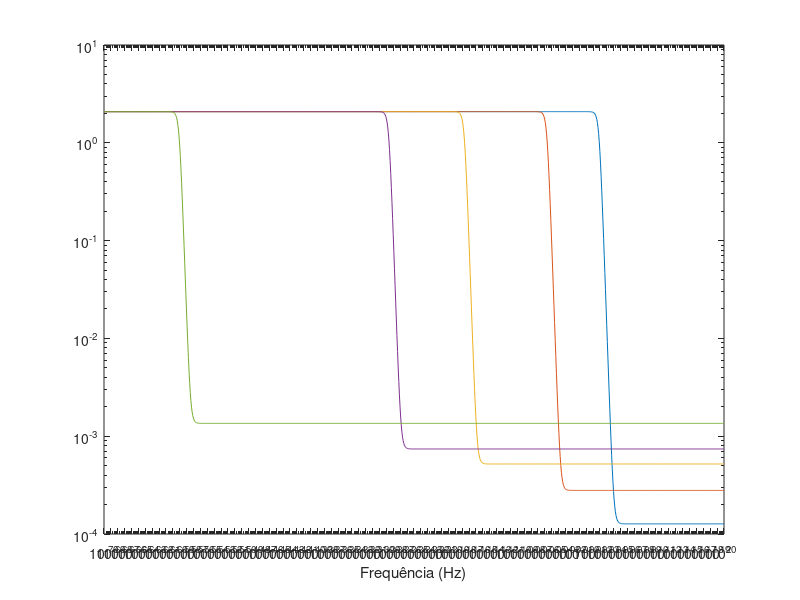

Write MATLAB code to recreate this figure. (Note: this script raises an error after producing the figure.)
clc;clear; format long

%-----Frequency array--------%
freq = logspace(-70,20,1000);   % size and gap of array 
minfreq = min(freq);
maxfreq = max(freq);
fw = length(freq);
w = 2*pi*freq;  % angular frequency array

%-----Diameter array--------%
diam = transpose(linspace(10,22,13));  % diameter array size and gap in nm
tamanho = length(diam);
raio = (diam/2)*1e-9;

% Volume
volume = (4/3)*pi*(raio.^3);

% Constants
t0 = 1e-9;  % s
Ms = 2.39e+5;   % A/m
m0 = 1.26e-6;   % H/m
Hc = 3.66e+4;   % A/m
Hk = Hc * 2.09; % A/m
Kb = 1.38e-23;  % J/K
T = 30;    % K (this is where you chance T value)
KbT = Kb*T;
K = 1.15e+4;    % J/m3

% KV (J)
KV = K*volume;

% B
B = KV/KbT;

% t
t = t0*exp(B);

% Xhf
Xhf = (m0*volume*Ms)/(3*KbT);

% Xlf
Xlf = (2*Ms)/(3*Hk);

% ΔX
deltaX = Xlf - Xhf;

% wt and (wt)²
wt = w.*t;
wt2 = wt.^2;

% X' using X' = Xhf + ΔX/(1+(wt)²)
a = 1./(1.+wt2);
b = deltaX .* a;
Xr = zeros(tamanho,fw);
for i=1:tamanho
    for j=1:fw
        Xr(i,j) = Xhf(i) + b(i,j);
    end
end

% X' curves for  d=10, d=13, d=16, d=19 e d=22  
figure,loglog(freq,Xr(1,:),freq,Xr(4,:),freq,Xr(7,:),freq,Xr(9,:),freq,Xr(13,:))
xlabel("Frequência (Hz)")
xlim([minfreq maxfreq])
fontsize(gca,12,"points")
ylabel("X' (SI)")
legend('d = 10nm', 'd = 13nm', 'd = 16nm', 'd = 19nm', 'd = 22nm',Location='northeast')
grid on
title("T = 30K")

% X'' using X'' = ΔXwt/(1+(wt)²)
ai = wt./(1.+wt2);
bi = deltaX .* ai;
Xi = zeros(tamanho,fw);
for i=1:tamanho
    for j=1:fw
        Xi(i,j) = bi(i,j);
    end
end

% X'' curves for d=10, d=13, d=16, d=19 e d=22
figure,loglog(freq,Xi(1,:),freq,Xi(4,:),freq,Xi(7,:),freq,Xi(9,:),freq,Xi(13,:))
xlabel("Frequência (Hz)")
xlim([minfreq maxfreq])
ylim([1e-7 1e+1])
fontsize(gca,12,"points")
ylabel("X'' (SI )")
legend('d = 10nm', 'd = 13nm', 'd = 16nm', 'd = 19nm', 'd = 22nm',Location='southwest')
grid on
